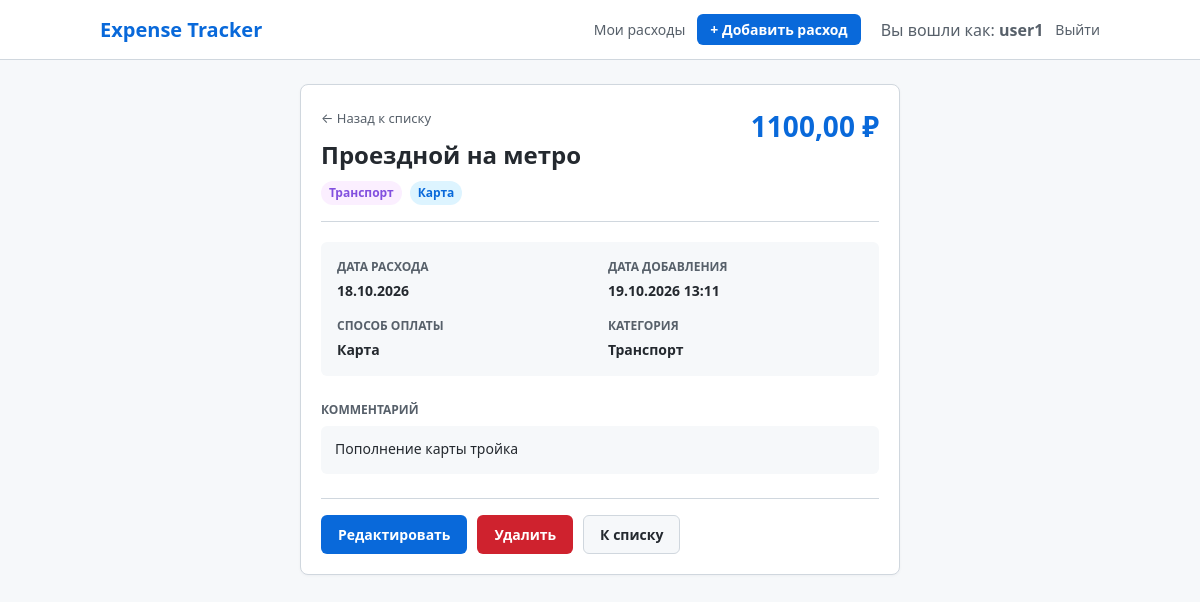
/2/ (signed in), run on the app's committed database.
### expenses/models.py (models this page shows, shortened)
class Expense(models.Model):
    CATEGORY_CHOICES = [
        ("food", "Продукты"),
        ("transport", "Транспорт"),
        ("education", "Обучение"),
        ("entertainment", "Развлечения"),
        ("health", "Здоровье"),
        ("other", "Другое"),
    ]
    PAYMENT_METHOD_CHOICES = [
        ("card", "Карта"),
        ("cash", "Наличные"),
    ]
    title = models.CharField(max_length=200, verbose_name="Название расхода")
    amount = models.DecimalField(max_digits=10, decimal_places=2, verbose_name="Сумма")
    category = models.CharField(max_length=30, choices=CATEGORY_CHOICES, verbose_name="Категория")
    payment_method = models.CharField(max_length=20, choices=PAYMENT_METHOD_CHOICES, verbose_name="Способ оплаты")
    expense_date = models.DateField(verbose_name="Дата расхода")
    comment = models.TextField(blank=True, default="", verbose_name="Комментарий")
    created_at = models.DateTimeField(auto_now_add=True, verbose_name="Дата создания")
    user = models.ForeignKey(settings.AUTH_USER_MODEL, on_delete=models.CASCADE, related_name="expenses", verbose_name="Пользователь")
    class Meta:
        ordering = ["-expense_date", "-created_at"]
        verbose_name = "Расход"
        verbose_name_plural = "Расходы"

### expenses/views.py (the view)
# urls.py: path("<int:pk>/", views.expense_detail, name="detail"),
@login_required
def expense_detail(request: HttpRequest, pk: int) -> HttpResponse:
    expense = get_object_or_404(Expense, pk=pk, user=request.user)
    return render(request, "expenses/expense_detail.html", {"expense": expense})

### templates/expenses/expense_detail.html (shortened to what this page needs)
{% extends 'base.html' %}
{% block content %}
<div class="detail-container">
    <div class="card detail-card">
        <div class="detail-header">
            <div>
                <a href="{% url 'expenses:list' %}" class="back-link">&larr; Назад к списку</a>
                <h1 class="detail-title">{{ expense.title }}</h1>
                <div class="detail-meta">
                    <span class="badge badge-category">{{ expense.get_category_display }}</span>
                    <span class="badge badge-payment">{{ expense.get_payment_method_display }}</span>
                </div>
            </div>
            <div class="detail-amount">{{ expense.amount }} ₽</div>
        </div>
        <div class="detail-grid">
            <div class="detail-item">
                <span class="detail-label">Дата расхода</span>
                <span class="detail-value">{{ expense.expense_date|date:"d.m.Y" }}</span>
            </div>
            <div class="detail-item">
                <span class="detail-label">Дата добавления</span>
                <span class="detail-value">{{ expense.created_at|date:"d.m.Y H:i" }}</span>
            </div>
            <div class="detail-item">
                <span class="detail-label">Способ оплаты</span>
                <span class="detail-value">{{ expense.get_payment_method_display }}</span>
            </div>
            <div class="detail-item">
                <span class="detail-label">Категория</span>
                <span class="detail-value">{{ expense.get_category_display }}</span>
            </div>
        </div>
        <div class="detail-comment-section">
            <span class="detail-label">Комментарий</span>
            <div class="detail-comment">
                {% if expense.comment %}
                    {{ expense.comment|linebreaks }}
                {% else %}
                    <span class="text-muted">Комментарий не указан</span>
                {% endif %}
            </div>
        </div>
        <div class="detail-actions">
            <a href="{% url 'expenses:edit' expense.pk %}" class="btn btn-primary">Редактировать</a>
            <a href="{% url 'expenses:delete' expense.pk %}" class="btn btn-danger">Удалить</a>
            <a href="{% url 'expenses:list' %}" class="btn btn-secondary">К списку</a>
        </div>
    </div>
</div>
{% endblock %}

### templates/_header.html
{% load static %}
<header>
    <div class="nav-container">
        <a href="{% url 'expenses:list' %}" class="brand">Expense Tracker</a>
        <nav>
            {% if user.is_authenticated %}
                <a href="{% url 'expenses:list' %}">Мои расходы</a>
                <a href="{% url 'expenses:create' %}" class="btn btn-primary" style="padding: 4px 12px; color: white;">+ Добавить расход</a>
                <span style="color: #57606a; margin-left: 8px;">Вы вошли как: <strong>{{ user.username }}</strong></span>
                <a href="{% url 'accounts:logout' %}">Выйти</a>
            {% else %}
                <a href="{% url 'accounts:login' %}">Войти</a>
                <a href="{% url 'accounts:register' %}" class="btn btn-primary" style="padding: 4px 12px; color: white;">Регистрация</a>
            {% endif %}
        </nav>
    </div>
</header>

### static/style.css (style rules this page uses)
* { box-sizing: border-box; margin: 0; padding: 0; }
body { font-family: system-ui, -apple-system, "Segoe UI", Roboto, sans-serif; color: #24292f; background-color: #f6f8fa; line-height: 1.5; padding-bottom: 50px; }
header { background-color: #ffffff; border-bottom: 1px solid #d0d7de; padding: 14px 24px; margin-bottom: 24px; }
.nav-container { max-width: 1000px; margin: 0 auto; display: flex; justify-content: space-between; align-items: center; flex-wrap: wrap; gap: 12px; }
.brand { font-size: 20px; font-weight: 700; color: #0969da; text-decoration: none; }
nav { display: flex; align-items: center; gap: 12px; flex-wrap: wrap; }
nav a { color: #57606a; text-decoration: none; font-size: 14px; font-weight: 500; }
.card { background-color: #ffffff; border: 1px solid #d0d7de; border-radius: 8px; padding: 20px; margin-bottom: 20px; box-shadow: 0 1px 3px rgba(31,35,40,0.04); }
.btn { display: inline-block; padding: 8px 16px; font-size: 14px; font-weight: 600; text-align: center; border-radius: 6px; text-decoration: none; cursor: pointer; border: 1px solid transparent; transition: background-color 0.15s ease; }
.btn-primary { background-color: #0969da; color: #ffffff; }
.btn-secondary { background-color: #f6f8fa; color: #24292f; border: 1px solid #d0d7de; }
.btn-danger { background-color: #cf222e; color: #ffffff; }
.badge { display: inline-block; padding: 3px 8px; font-size: 12px; font-weight: 600; border-radius: 12px; background-color: #eaeef2; color: #24292f; }
.badge-category { background-color: #fbefff; color: #8250df; }
.badge-payment { background-color: #ddf4ff; color: #0969da; }
.form-container, .confirm-container, .detail-container, .auth-container { max-width: 600px; margin: 20px auto; }
.detail-header { display: flex; justify-content: space-between; align-items: flex-start; padding-bottom: 16px; border-bottom: 1px solid #d0d7de; margin-bottom: 20px; gap: 16px; }
.back-link { font-size: 13px; color: #57606a; text-decoration: none; display: inline-block; margin-bottom: 8px; }
.detail-title { font-size: 24px; font-weight: 700; margin-bottom: 8px; }
.detail-meta { display: flex; gap: 8px; }
.detail-amount { font-size: 28px; font-weight: 700; color: #0969da; white-space: nowrap; }
.detail-grid { display: grid; grid-template-columns: 1fr 1fr; gap: 16px; margin-bottom: 20px; background-color: #f6f8fa; padding: 16px; border-radius: 6px; }
.detail-item { display: flex; flex-direction: column; }
.detail-label { font-size: 12px; color: #57606a; text-transform: uppercase; font-weight: 600; margin-bottom: 4px; }
.detail-value { font-size: 14px; font-weight: 600; color: #24292f; }
.detail-comment-section { margin-bottom: 24px; }
.detail-comment { margin-top: 6px; background-color: #f6f8fa; padding: 12px 14px; border-radius: 6px; font-size: 14px; min-height: 48px; }
.detail-actions { display: flex; gap: 10px; padding-top: 16px; border-top: 1px solid #d0d7de; }

### data on the page
Expense: title "Проездной на метро", category "Транспорт", payment_method "Карта", amount "1100,00", expense_date "18.10.2026", created_at "19.10.2026 13:11", comment "Пополнение карты тройка"

### other printed values
{{ user.username }} "user1"
